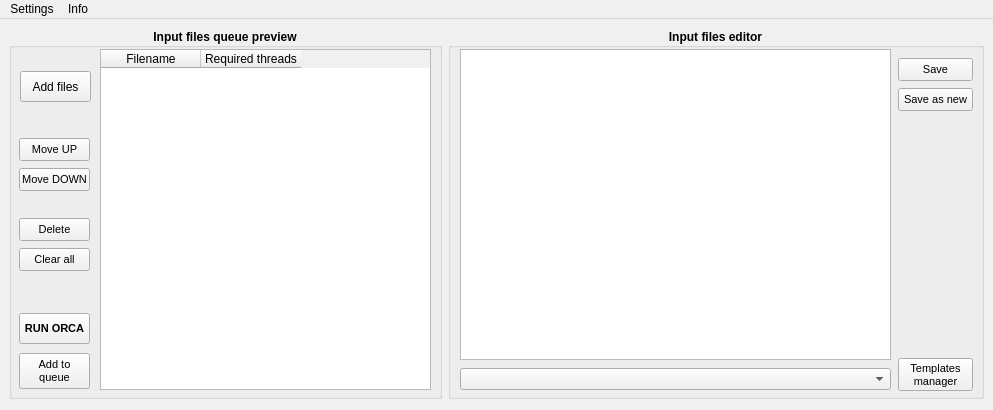
<?xml version="1.0" encoding="UTF-8"?>
<ui version="4.0">
 <class>MainWindow</class>
 <widget class="QMainWindow" name="MainWindow">
  <property name="geometry">
   <rect>
    <x>0</x>
    <y>0</y>
    <width>993</width>
    <height>410</height>
   </rect>
  </property>
  <property name="sizePolicy">
   <sizepolicy hsizetype="Fixed" vsizetype="Fixed">
    <horstretch>0</horstretch>
    <verstretch>0</verstretch>
   </sizepolicy>
  </property>
  <property name="minimumSize">
   <size>
    <width>993</width>
    <height>410</height>
   </size>
  </property>
  <property name="maximumSize">
   <size>
    <width>993</width>
    <height>410</height>
   </size>
  </property>
  <property name="palette">
   <palette>
    <active>
     <colorrole role="WindowText">
      <brush brushstyle="SolidPattern">
       <color alpha="255">
        <red>0</red>
        <green>0</green>
        <blue>0</blue>
       </color>
      </brush>
     </colorrole>
     <colorrole role="Button">
      <brush brushstyle="SolidPattern">
       <color alpha="255">
        <red>240</red>
        <green>240</green>
        <blue>240</blue>
       </color>
      </brush>
     </colorrole>
     <colorrole role="Light">
      <brush brushstyle="SolidPattern">
       <color alpha="255">
        <red>255</red>
        <green>255</green>
        <blue>255</blue>
       </color>
      </brush>
     </colorrole>
     <colorrole role="Midlight">
      <brush brushstyle="SolidPattern">
       <color alpha="255">
        <red>247</red>
        <green>247</green>
        <blue>247</blue>
       </color>
      </brush>
     </colorrole>
     <colorrole role="Dark">
      <brush brushstyle="SolidPattern">
       <color alpha="255">
        <red>120</red>
        <green>120</green>
        <blue>120</blue>
       </color>
      </brush>
     </colorrole>
     <colorrole role="Mid">
      <brush brushstyle="SolidPattern">
       <color alpha="255">
        <red>160</red>
        <green>160</green>
        <blue>160</blue>
       </color>
      </brush>
     </colorrole>
     <colorrole role="Text">
      <brush brushstyle="SolidPattern">
       <color alpha="255">
        <red>0</red>
        <green>0</green>
        <blue>0</blue>
       </color>
      </brush>
     </colorrole>
     <colorrole role="BrightText">
      <brush brushstyle="SolidPattern">
       <color alpha="255">
        <red>255</red>
        <green>255</green>
        <blue>255</blue>
       </color>
      </brush>
     </colorrole>
     <colorrole role="ButtonText">
      <brush brushstyle="SolidPattern">
       <color alpha="255">
        <red>0</red>
        <green>0</green>
        <blue>0</blue>
       </color>
      </brush>
     </colorrole>
     <colorrole role="Base">
      <brush brushstyle="SolidPattern">
       <color alpha="255">
        <red>255</red>
        <green>255</green>
        <blue>255</blue>
       </color>
      </brush>
     </colorrole>
     <colorrole role="Window">
      <brush brushstyle="SolidPattern">
       <color alpha="255">
        <red>240</red>
        <green>240</green>
        <blue>240</blue>
       </color>
      </brush>
     </colorrole>
     <colorrole role="Shadow">
      <brush brushstyle="SolidPattern">
       <color alpha="255">
        <red>0</red>
        <green>0</green>
        <blue>0</blue>
       </color>
      </brush>
     </colorrole>
     <colorrole role="AlternateBase">
      <brush brushstyle="SolidPattern">
       <color alpha="255">
        <red>247</red>
        <green>247</green>
        <blue>247</blue>
       </color>
      </brush>
     </colorrole>
     <colorrole role="ToolTipBase">
      <brush brushstyle="SolidPattern">
       <color alpha="255">
        <red>255</red>
        <green>255</green>
        <blue>220</blue>
       </color>
      </brush>
     </colorrole>
     <colorrole role="ToolTipText">
      <brush brushstyle="SolidPattern">
       <color alpha="255">
        <red>0</red>
        <green>0</green>
        <blue>0</blue>
       </color>
      </brush>
     </colorrole>
     <colorrole role="PlaceholderText">
      <brush brushstyle="NoBrush">
       <color alpha="128">
        <red>0</red>
        <green>0</green>
        <blue>0</blue>
       </color>
      </brush>
     </colorrole>
    </active>
    <inactive>
     <colorrole role="WindowText">
      <brush brushstyle="SolidPattern">
       <color alpha="255">
        <red>0</red>
        <green>0</green>
        <blue>0</blue>
       </color>
      </brush>
     </colorrole>
     <colorrole role="Button">
      <brush brushstyle="SolidPattern">
       <color alpha="255">
        <red>240</red>
        <green>240</green>
        <blue>240</blue>
       </color>
      </brush>
     </colorrole>
     <colorrole role="Light">
      <brush brushstyle="SolidPattern">
       <color alpha="255">
        <red>255</red>
        <green>255</green>
        <blue>255</blue>
       </color>
      </brush>
     </colorrole>
     <colorrole role="Midlight">
      <brush brushstyle="SolidPattern">
       <color alpha="255">
        <red>247</red>
        <green>247</green>
        <blue>247</blue>
       </color>
      </brush>
     </colorrole>
     <colorrole role="Dark">
      <brush brushstyle="SolidPattern">
       <color alpha="255">
        <red>120</red>
        <green>120</green>
        <blue>120</blue>
       </color>
      </brush>
     </colorrole>
     <colorrole role="Mid">
      <brush brushstyle="SolidPattern">
       <color alpha="255">
        <red>160</red>
        <green>160</green>
        <blue>160</blue>
       </color>
      </brush>
     </colorrole>
     <colorrole role="Text">
      <brush brushstyle="SolidPattern">
       <color alpha="255">
        <red>0</red>
        <green>0</green>
        <blue>0</blue>
       </color>
      </brush>
     </colorrole>
     <colorrole role="BrightText">
      <brush brushstyle="SolidPattern">
       <color alpha="255">
        <red>255</red>
        <green>255</green>
        <blue>255</blue>
       </color>
      </brush>
     </colorrole>
     <colorrole role="ButtonText">
      <brush brushstyle="SolidPattern">
       <color alpha="255">
        <red>0</red>
        <green>0</green>
        <blue>0</blue>
       </color>
      </brush>
     </colorrole>
     <colorrole role="Base">
      <brush brushstyle="SolidPattern">
       <color alpha="255">
        <red>255</red>
        <green>255</green>
        <blue>255</blue>
       </color>
      </brush>
     </colorrole>
     <colorrole role="Window">
      <brush brushstyle="SolidPattern">
       <color alpha="255">
        <red>240</red>
        <green>240</green>
        <blue>240</blue>
       </color>
      </brush>
     </colorrole>
     <colorrole role="Shadow">
      <brush brushstyle="SolidPattern">
       <color alpha="255">
        <red>0</red>
        <green>0</green>
        <blue>0</blue>
       </color>
      </brush>
     </colorrole>
     <colorrole role="AlternateBase">
      <brush brushstyle="SolidPattern">
       <color alpha="255">
        <red>247</red>
        <green>247</green>
        <blue>247</blue>
       </color>
      </brush>
     </colorrole>
     <colorrole role="ToolTipBase">
      <brush brushstyle="SolidPattern">
       <color alpha="255">
        <red>255</red>
        <green>255</green>
        <blue>220</blue>
       </color>
      </brush>
     </colorrole>
     <colorrole role="ToolTipText">
      <brush brushstyle="SolidPattern">
       <color alpha="255">
        <red>0</red>
        <green>0</green>
        <blue>0</blue>
       </color>
      </brush>
     </colorrole>
     <colorrole role="PlaceholderText">
      <brush brushstyle="NoBrush">
       <color alpha="128">
        <red>0</red>
        <green>0</green>
        <blue>0</blue>
       </color>
      </brush>
     </colorrole>
    </inactive>
    <disabled>
     <colorrole role="WindowText">
      <brush brushstyle="SolidPattern">
       <color alpha="255">
        <red>120</red>
        <green>120</green>
        <blue>120</blue>
       </color>
      </brush>
     </colorrole>
     <colorrole role="Button">
      <brush brushstyle="SolidPattern">
       <color alpha="255">
        <red>240</red>
        <green>240</green>
        <blue>240</blue>
       </color>
      </brush>
     </colorrole>
     <colorrole role="Light">
      <brush brushstyle="SolidPattern">
       <color alpha="255">
        <red>255</red>
        <green>255</green>
        <blue>255</blue>
       </color>
      </brush>
     </colorrole>
     <colorrole role="Midlight">
      <brush brushstyle="SolidPattern">
       <color alpha="255">
        <red>247</red>
        <green>247</green>
        <blue>247</blue>
       </color>
      </brush>
     </colorrole>
     <colorrole role="Dark">
      <brush brushstyle="SolidPattern">
       <color alpha="255">
        <red>120</red>
        <green>120</green>
        <blue>120</blue>
       </color>
      </brush>
     </colorrole>
     <colorrole role="Mid">
      <brush brushstyle="SolidPattern">
       <color alpha="255">
        <red>160</red>
        <green>160</green>
        <blue>160</blue>
       </color>
      </brush>
     </colorrole>
     <colorrole role="Text">
      <brush brushstyle="SolidPattern">
       <color alpha="255">
        <red>120</red>
        <green>120</green>
        <blue>120</blue>
       </color>
      </brush>
     </colorrole>
     <colorrole role="BrightText">
      <brush brushstyle="SolidPattern">
       <color alpha="255">
        <red>255</red>
        <green>255</green>
        <blue>255</blue>
       </color>
      </brush>
     </colorrole>
     <colorrole role="ButtonText">
      <brush brushstyle="SolidPattern">
       <color alpha="255">
        <red>120</red>
        <green>120</green>
        <blue>120</blue>
       </color>
      </brush>
     </colorrole>
     <colorrole role="Base">
      <brush brushstyle="SolidPattern">
       <color alpha="255">
        <red>240</red>
        <green>240</green>
        <blue>240</blue>
       </color>
      </brush>
     </colorrole>
     <colorrole role="Window">
      <brush brushstyle="SolidPattern">
       <color alpha="255">
        <red>240</red>
        <green>240</green>
        <blue>240</blue>
       </color>
      </brush>
     </colorrole>
     <colorrole role="Shadow">
      <brush brushstyle="SolidPattern">
       <color alpha="255">
        <red>0</red>
        <green>0</green>
        <blue>0</blue>
       </color>
      </brush>
     </colorrole>
     <colorrole role="AlternateBase">
      <brush brushstyle="SolidPattern">
       <color alpha="255">
        <red>240</red>
        <green>240</green>
        <blue>240</blue>
       </color>
      </brush>
     </colorrole>
     <colorrole role="ToolTipBase">
      <brush brushstyle="SolidPattern">
       <color alpha="255">
        <red>255</red>
        <green>255</green>
        <blue>220</blue>
       </color>
      </brush>
     </colorrole>
     <colorrole role="ToolTipText">
      <brush brushstyle="SolidPattern">
       <color alpha="255">
        <red>0</red>
        <green>0</green>
        <blue>0</blue>
       </color>
      </brush>
     </colorrole>
     <colorrole role="PlaceholderText">
      <brush brushstyle="NoBrush">
       <color alpha="128">
        <red>0</red>
        <green>0</green>
        <blue>0</blue>
       </color>
      </brush>
     </colorrole>
    </disabled>
   </palette>
  </property>
  <property name="windowTitle">
   <string>MainWindow</string>
  </property>
  <property name="toolButtonStyle">
   <enum>Qt::ToolButtonIconOnly</enum>
  </property>
  <widget class="QWidget" name="centralWidget">
   <widget class="QPushButton" name="pushButton">
    <property name="geometry">
     <rect>
      <x>20</x>
      <y>52</y>
      <width>71</width>
      <height>31</height>
     </rect>
    </property>
    <property name="font">
     <font>
      <weight>50</weight>
      <bold>false</bold>
     </font>
    </property>
    <property name="toolTip">
     <string>&lt;html&gt;&lt;head/&gt;&lt;body&gt;&lt;p&gt;Add files (Ctrl+O)&lt;/p&gt;&lt;/body&gt;&lt;/html&gt;</string>
    </property>
    <property name="text">
     <string>Add files</string>
    </property>
   </widget>
   <widget class="QTableWidget" name="tableWidget">
    <property name="geometry">
     <rect>
      <x>100</x>
      <y>30</y>
      <width>331</width>
      <height>341</height>
     </rect>
    </property>
    <property name="sizePolicy">
     <sizepolicy hsizetype="Fixed" vsizetype="Fixed">
      <horstretch>0</horstretch>
      <verstretch>0</verstretch>
     </sizepolicy>
    </property>
    <property name="palette">
     <palette>
      <active>
       <colorrole role="Link">
        <brush brushstyle="SolidPattern">
         <color alpha="255">
          <red>0</red>
          <green>122</green>
          <blue>244</blue>
         </color>
        </brush>
       </colorrole>
      </active>
      <inactive>
       <colorrole role="Link">
        <brush brushstyle="SolidPattern">
         <color alpha="255">
          <red>0</red>
          <green>122</green>
          <blue>244</blue>
         </color>
        </brush>
       </colorrole>
      </inactive>
      <disabled>
       <colorrole role="Link">
        <brush brushstyle="SolidPattern">
         <color alpha="255">
          <red>0</red>
          <green>122</green>
          <blue>244</blue>
         </color>
        </brush>
       </colorrole>
      </disabled>
     </palette>
    </property>
    <property name="font">
     <font>
      <weight>50</weight>
      <bold>false</bold>
     </font>
    </property>
    <property name="editTriggers">
     <set>QAbstractItemView::NoEditTriggers</set>
    </property>
    <property name="selectionBehavior">
     <enum>QAbstractItemView::SelectRows</enum>
    </property>
    <attribute name="horizontalHeaderHighlightSections">
     <bool>false</bool>
    </attribute>
    <attribute name="verticalHeaderHighlightSections">
     <bool>false</bool>
    </attribute>
    <column>
     <property name="text">
      <string>Filename</string>
     </property>
    </column>
    <column>
     <property name="text">
      <string>Required threads</string>
     </property>
    </column>
   </widget>
   <widget class="QPlainTextEdit" name="plainTextEdit">
    <property name="geometry">
     <rect>
      <x>460</x>
      <y>30</y>
      <width>431</width>
      <height>311</height>
     </rect>
    </property>
    <property name="font">
     <font>
      <family>Consolas</family>
      <pointsize>10</pointsize>
     </font>
    </property>
    <property name="tabStopWidth">
     <number>15</number>
    </property>
   </widget>
   <widget class="QGroupBox" name="groupBox">
    <property name="geometry">
     <rect>
      <x>9</x>
      <y>9</y>
      <width>433</width>
      <height>371</height>
     </rect>
    </property>
    <property name="minimumSize">
     <size>
      <width>433</width>
      <height>332</height>
     </size>
    </property>
    <property name="font">
     <font>
      <pointsize>9</pointsize>
      <weight>75</weight>
      <bold>true</bold>
     </font>
    </property>
    <property name="autoFillBackground">
     <bool>false</bool>
    </property>
    <property name="title">
     <string>Input files queue preview</string>
    </property>
    <property name="alignment">
     <set>Qt::AlignCenter</set>
    </property>
    <widget class="QPushButton" name="pushButton_9">
     <property name="geometry">
      <rect>
       <x>10</x>
       <y>285</y>
       <width>71</width>
       <height>31</height>
      </rect>
     </property>
     <property name="font">
      <font>
       <pointsize>8</pointsize>
       <weight>75</weight>
       <bold>true</bold>
      </font>
     </property>
     <property name="toolTip">
      <string>&lt;html&gt;&lt;head/&gt;&lt;body&gt;&lt;p&gt;Run orca.exe (Ctrl+R)&lt;/p&gt;&lt;/body&gt;&lt;/html&gt;</string>
     </property>
     <property name="text">
      <string>RUN ORCA</string>
     </property>
    </widget>
    <widget class="QPushButton" name="pushButton_3">
     <property name="geometry">
      <rect>
       <x>10</x>
       <y>220</y>
       <width>71</width>
       <height>23</height>
      </rect>
     </property>
     <property name="font">
      <font>
       <pointsize>8</pointsize>
       <weight>50</weight>
       <bold>false</bold>
      </font>
     </property>
     <property name="text">
      <string>Clear all</string>
     </property>
    </widget>
    <widget class="QPushButton" name="pushButton_2">
     <property name="geometry">
      <rect>
       <x>10</x>
       <y>190</y>
       <width>71</width>
       <height>23</height>
      </rect>
     </property>
     <property name="font">
      <font>
       <pointsize>8</pointsize>
       <weight>50</weight>
       <bold>false</bold>
      </font>
     </property>
     <property name="toolTip">
      <string>&lt;html&gt;&lt;head/&gt;&lt;body&gt;&lt;p&gt;Delete from queue (Del)&lt;/p&gt;&lt;/body&gt;&lt;/html&gt;</string>
     </property>
     <property name="text">
      <string>Delete</string>
     </property>
    </widget>
    <widget class="QPushButton" name="pushButton_5">
     <property name="geometry">
      <rect>
       <x>10</x>
       <y>140</y>
       <width>71</width>
       <height>23</height>
      </rect>
     </property>
     <property name="font">
      <font>
       <pointsize>8</pointsize>
       <weight>50</weight>
       <bold>false</bold>
      </font>
     </property>
     <property name="text">
      <string>Move DOWN</string>
     </property>
    </widget>
    <widget class="QPushButton" name="pushButton_4">
     <property name="geometry">
      <rect>
       <x>10</x>
       <y>110</y>
       <width>71</width>
       <height>23</height>
      </rect>
     </property>
     <property name="font">
      <font>
       <pointsize>8</pointsize>
       <weight>50</weight>
       <bold>false</bold>
      </font>
     </property>
     <property name="text">
      <string>Move UP</string>
     </property>
    </widget>
    <widget class="QPushButton" name="pushButton_7">
     <property name="geometry">
      <rect>
       <x>10</x>
       <y>325</y>
       <width>71</width>
       <height>36</height>
      </rect>
     </property>
     <property name="font">
      <font>
       <pointsize>8</pointsize>
       <weight>50</weight>
       <bold>false</bold>
      </font>
     </property>
     <property name="text">
      <string>Add to
queue</string>
     </property>
    </widget>
   </widget>
   <widget class="QGroupBox" name="groupBox_2">
    <property name="geometry">
     <rect>
      <x>448</x>
      <y>9</y>
      <width>536</width>
      <height>371</height>
     </rect>
    </property>
    <property name="font">
     <font>
      <pointsize>9</pointsize>
      <weight>75</weight>
      <bold>true</bold>
     </font>
    </property>
    <property name="title">
     <string>Input files editor</string>
    </property>
    <property name="alignment">
     <set>Qt::AlignCenter</set>
    </property>
    <widget class="QPushButton" name="pushButton_6">
     <property name="geometry">
      <rect>
       <x>450</x>
       <y>30</y>
       <width>75</width>
       <height>23</height>
      </rect>
     </property>
     <property name="font">
      <font>
       <pointsize>8</pointsize>
       <weight>50</weight>
       <bold>false</bold>
      </font>
     </property>
     <property name="toolTip">
      <string>&lt;html&gt;&lt;head/&gt;&lt;body&gt;&lt;p&gt;Save file (Ctrl+S)&lt;/p&gt;&lt;/body&gt;&lt;/html&gt;</string>
     </property>
     <property name="text">
      <string>Save</string>
     </property>
    </widget>
    <widget class="QPushButton" name="pushButton_8">
     <property name="geometry">
      <rect>
       <x>450</x>
       <y>60</y>
       <width>75</width>
       <height>23</height>
      </rect>
     </property>
     <property name="font">
      <font>
       <pointsize>8</pointsize>
       <weight>50</weight>
       <bold>false</bold>
      </font>
     </property>
     <property name="toolTip">
      <string>&lt;html&gt;&lt;head/&gt;&lt;body&gt;&lt;p&gt;Save file as new (Ctrl+Alt+S)&lt;/p&gt;&lt;/body&gt;&lt;/html&gt;</string>
     </property>
     <property name="text">
      <string>Save as new</string>
     </property>
    </widget>
    <widget class="QComboBox" name="comboBox">
     <property name="geometry">
      <rect>
       <x>12</x>
       <y>340</y>
       <width>431</width>
       <height>22</height>
      </rect>
     </property>
     <property name="font">
      <font>
       <pointsize>8</pointsize>
       <weight>50</weight>
       <bold>false</bold>
      </font>
     </property>
    </widget>
    <widget class="QToolButton" name="toolButton">
     <property name="geometry">
      <rect>
       <x>450</x>
       <y>330</y>
       <width>75</width>
       <height>33</height>
      </rect>
     </property>
     <property name="font">
      <font>
       <pointsize>8</pointsize>
       <weight>50</weight>
       <bold>false</bold>
      </font>
     </property>
     <property name="text">
      <string>Templates
manager</string>
     </property>
    </widget>
   </widget>
   <zorder>groupBox</zorder>
   <zorder>groupBox_2</zorder>
   <zorder>pushButton</zorder>
   <zorder>tableWidget</zorder>
   <zorder>plainTextEdit</zorder>
  </widget>
  <widget class="QMenuBar" name="menuBar">
   <property name="geometry">
    <rect>
     <x>0</x>
     <y>0</y>
     <width>993</width>
     <height>20</height>
    </rect>
   </property>
   <widget class="QMenu" name="menuSettings">
    <property name="title">
     <string>Settings</string>
    </property>
    <addaction name="actionSet_Orca_directory"/>
    <addaction name="actionSet_path_to_Sublime_Text"/>
    <addaction name="actionSet_path_to_Chemcraft"/>
    <addaction name="actionSet_path_to_Avogadro"/>
    <addaction name="separator"/>
    <addaction name="actionSet_path_to_templates_dat"/>
   </widget>
   <widget class="QMenu" name="menuInfo">
    <property name="title">
     <string>Info</string>
    </property>
    <addaction name="actionAbout"/>
   </widget>
   <addaction name="menuSettings"/>
   <addaction name="menuInfo"/>
  </widget>
  <action name="actionSet_Orca_directory">
   <property name="text">
    <string>Set path to orca.exe</string>
   </property>
  </action>
  <action name="actionAbout">
   <property name="text">
    <string>About OrcaLauncher</string>
   </property>
  </action>
  <action name="actionSet_path_to_Sublime_Text">
   <property name="text">
    <string>Set path to Sublime Text</string>
   </property>
  </action>
  <action name="actionSet_path_to_templates_dat">
   <property name="text">
    <string>Set path to templates.dat</string>
   </property>
  </action>
  <action name="actionSet_path_to_Chemcraft">
   <property name="text">
    <string>Set path to Chemcraft</string>
   </property>
  </action>
  <action name="actionSet_path_to_Avogadro">
   <property name="text">
    <string>Set path to Avogadro</string>
   </property>
  </action>
 </widget>
 <layoutdefault spacing="6" margin="11"/>
 <resources/>
 <connections/>
</ui>
